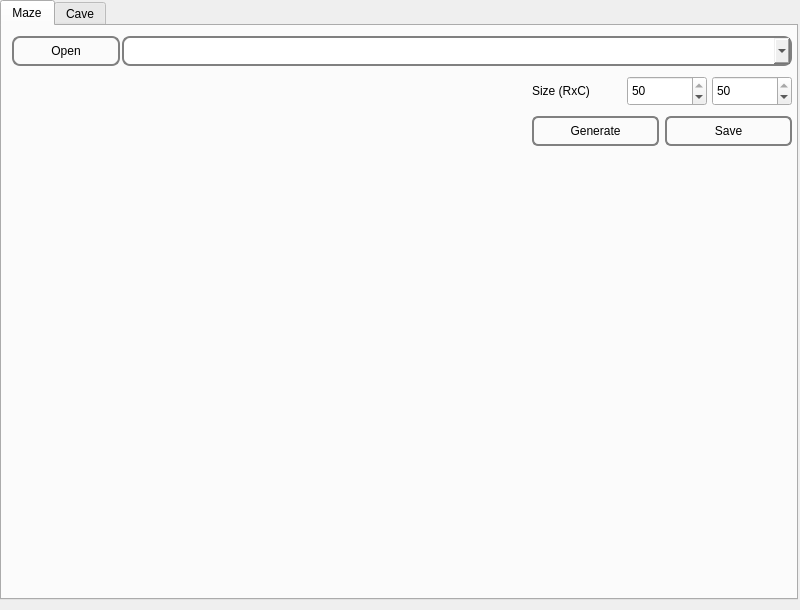
<?xml version="1.0" encoding="UTF-8"?>
<ui version="4.0">
 <class>View</class>
 <widget class="QMainWindow" name="View">
  <property name="geometry">
   <rect>
    <x>0</x>
    <y>0</y>
    <width>800</width>
    <height>610</height>
   </rect>
  </property>
  <property name="sizePolicy">
   <sizepolicy hsizetype="Preferred" vsizetype="Preferred">
    <horstretch>0</horstretch>
    <verstretch>0</verstretch>
   </sizepolicy>
  </property>
  <property name="minimumSize">
   <size>
    <width>800</width>
    <height>610</height>
   </size>
  </property>
  <property name="maximumSize">
   <size>
    <width>800</width>
    <height>610</height>
   </size>
  </property>
  <property name="windowTitle">
   <string>Maze by elidacon, ternesim</string>
  </property>
  <widget class="QWidget" name="centralwidget">
   <property name="minimumSize">
    <size>
     <width>800</width>
     <height>600</height>
    </size>
   </property>
   <property name="maximumSize">
    <size>
     <width>800</width>
     <height>600</height>
    </size>
   </property>
   <widget class="QTabWidget" name="tabWidget">
    <property name="geometry">
     <rect>
      <x>0</x>
      <y>0</y>
      <width>798</width>
      <height>600</height>
     </rect>
    </property>
    <property name="currentIndex">
     <number>0</number>
    </property>
    <widget class="QWidget" name="mazeTab">
     <attribute name="title">
      <string>Maze</string>
     </attribute>
     <widget class="QComboBox" name="mazeFilePath">
      <property name="geometry">
       <rect>
        <x>120</x>
        <y>10</y>
        <width>670</width>
        <height>30</height>
       </rect>
      </property>
      <property name="styleSheet">
       <string notr="true">QComboBox{
   border: 2px solid gray;
  border-radius: 8px;
}</string>
      </property>
      <property name="currentText">
       <string/>
      </property>
     </widget>
     <widget class="scp::MazeWidget" name="mazeWidget" native="true">
      <property name="geometry">
       <rect>
        <x>10</x>
        <y>48</y>
        <width>504</width>
        <height>504</height>
       </rect>
      </property>
     </widget>
     <widget class="QPushButton" name="mazeOpenFile">
      <property name="geometry">
       <rect>
        <x>10</x>
        <y>10</y>
        <width>108</width>
        <height>30</height>
       </rect>
      </property>
      <property name="styleSheet">
       <string notr="true">QPushButton {
   border: 2px solid gray;
  border-radius: 8px;
}</string>
      </property>
      <property name="text">
       <string>Open</string>
      </property>
      <property name="icon">
       <iconset theme="folder-open">
        <normaloff>.</normaloff>.</iconset>
      </property>
      <property name="default">
       <bool>true</bool>
      </property>
     </widget>
     <widget class="QLabel" name="mazeSizeLabel">
      <property name="geometry">
       <rect>
        <x>530</x>
        <y>50</y>
        <width>90</width>
        <height>30</height>
       </rect>
      </property>
      <property name="text">
       <string>Size (RxC)</string>
      </property>
     </widget>
     <widget class="QDoubleSpinBox" name="mazeNumRows">
      <property name="geometry">
       <rect>
        <x>625</x>
        <y>50</y>
        <width>80</width>
        <height>30</height>
       </rect>
      </property>
      <property name="decimals">
       <number>0</number>
      </property>
      <property name="minimum">
       <double>1.000000000000000</double>
      </property>
      <property name="maximum">
       <double>50.000000000000000</double>
      </property>
      <property name="value">
       <double>50.000000000000000</double>
      </property>
     </widget>
     <widget class="QDoubleSpinBox" name="mazeNumCols">
      <property name="geometry">
       <rect>
        <x>710</x>
        <y>50</y>
        <width>80</width>
        <height>30</height>
       </rect>
      </property>
      <property name="decimals">
       <number>0</number>
      </property>
      <property name="minimum">
       <double>1.000000000000000</double>
      </property>
      <property name="maximum">
       <double>50.000000000000000</double>
      </property>
      <property name="value">
       <double>50.000000000000000</double>
      </property>
     </widget>
     <widget class="QPushButton" name="mazeGenerateBtn">
      <property name="geometry">
       <rect>
        <x>530</x>
        <y>90</y>
        <width>127</width>
        <height>30</height>
       </rect>
      </property>
      <property name="styleSheet">
       <string notr="true">QPushButton {
   border: 2px solid gray;
  border-radius: 6px;
}</string>
      </property>
      <property name="text">
       <string>Generate</string>
      </property>
      <property name="icon">
       <iconset theme="system-run">
        <normaloff>.</normaloff>.</iconset>
      </property>
      <property name="default">
       <bool>true</bool>
      </property>
     </widget>
     <widget class="QPushButton" name="mazeSaveBtn">
      <property name="geometry">
       <rect>
        <x>663</x>
        <y>90</y>
        <width>127</width>
        <height>30</height>
       </rect>
      </property>
      <property name="styleSheet">
       <string notr="true">QPushButton {
   border: 2px solid gray;
  border-radius: 6px;
}</string>
      </property>
      <property name="text">
       <string>Save</string>
      </property>
      <property name="icon">
       <iconset theme="document-save">
        <normaloff>.</normaloff>.</iconset>
      </property>
      <property name="default">
       <bool>true</bool>
      </property>
     </widget>
    </widget>
    <widget class="QWidget" name="caveTab">
     <attribute name="title">
      <string>Cave</string>
     </attribute>
     <widget class="QComboBox" name="caveFilePath">
      <property name="geometry">
       <rect>
        <x>120</x>
        <y>10</y>
        <width>670</width>
        <height>30</height>
       </rect>
      </property>
      <property name="styleSheet">
       <string notr="true">QComboBox{
   border: 2px solid gray;
  border-radius: 8px;
}</string>
      </property>
      <property name="currentText">
       <string/>
      </property>
     </widget>
     <widget class="QPushButton" name="caveGenerateBtn">
      <property name="geometry">
       <rect>
        <x>530</x>
        <y>130</y>
        <width>127</width>
        <height>30</height>
       </rect>
      </property>
      <property name="styleSheet">
       <string notr="true">QPushButton {
   border: 2px solid gray;
  border-radius: 6px;
}</string>
      </property>
      <property name="text">
       <string>Generate</string>
      </property>
      <property name="icon">
       <iconset theme="system-run">
        <normaloff>.</normaloff>.</iconset>
      </property>
      <property name="default">
       <bool>true</bool>
      </property>
     </widget>
     <widget class="QPushButton" name="caveSaveBtn">
      <property name="geometry">
       <rect>
        <x>663</x>
        <y>130</y>
        <width>127</width>
        <height>30</height>
       </rect>
      </property>
      <property name="styleSheet">
       <string notr="true">QPushButton {
   border: 2px solid gray;
  border-radius: 6px;
}</string>
      </property>
      <property name="text">
       <string>Save</string>
      </property>
      <property name="icon">
       <iconset theme="document-save">
        <normaloff>.</normaloff>.</iconset>
      </property>
      <property name="default">
       <bool>true</bool>
      </property>
     </widget>
     <widget class="QLabel" name="caveSizeLabel">
      <property name="geometry">
       <rect>
        <x>530</x>
        <y>50</y>
        <width>90</width>
        <height>30</height>
       </rect>
      </property>
      <property name="text">
       <string>Size (RxC)</string>
      </property>
     </widget>
     <widget class="scp::CaveWidget" name="caveWidget" native="true">
      <property name="geometry">
       <rect>
        <x>10</x>
        <y>48</y>
        <width>504</width>
        <height>504</height>
       </rect>
      </property>
     </widget>
     <widget class="QPushButton" name="caveOpenFile">
      <property name="geometry">
       <rect>
        <x>10</x>
        <y>10</y>
        <width>108</width>
        <height>30</height>
       </rect>
      </property>
      <property name="styleSheet">
       <string notr="true">QPushButton {
   border: 2px solid gray;
  border-radius: 8px;
}</string>
      </property>
      <property name="text">
       <string>Open</string>
      </property>
      <property name="icon">
       <iconset theme="folder-open">
        <normaloff>.</normaloff>.</iconset>
      </property>
      <property name="default">
       <bool>true</bool>
      </property>
     </widget>
     <widget class="QDoubleSpinBox" name="caveNumCols">
      <property name="geometry">
       <rect>
        <x>710</x>
        <y>50</y>
        <width>80</width>
        <height>30</height>
       </rect>
      </property>
      <property name="decimals">
       <number>0</number>
      </property>
      <property name="minimum">
       <double>1.000000000000000</double>
      </property>
      <property name="maximum">
       <double>50.000000000000000</double>
      </property>
      <property name="value">
       <double>50.000000000000000</double>
      </property>
     </widget>
     <widget class="QDoubleSpinBox" name="caveNumRows">
      <property name="geometry">
       <rect>
        <x>625</x>
        <y>50</y>
        <width>80</width>
        <height>30</height>
       </rect>
      </property>
      <property name="buttonSymbols">
       <enum>QAbstractSpinBox::UpDownArrows</enum>
      </property>
      <property name="decimals">
       <number>0</number>
      </property>
      <property name="minimum">
       <double>1.000000000000000</double>
      </property>
      <property name="maximum">
       <double>50.000000000000000</double>
      </property>
      <property name="value">
       <double>50.000000000000000</double>
      </property>
     </widget>
     <widget class="scp::ValueSlider" name="caveBirthSlider">
      <property name="geometry">
       <rect>
        <x>630</x>
        <y>210</y>
        <width>160</width>
        <height>20</height>
       </rect>
      </property>
      <property name="maximum">
       <number>7</number>
      </property>
      <property name="orientation">
       <enum>Qt::Horizontal</enum>
      </property>
     </widget>
     <widget class="QLabel" name="caveCellularAutomatonLabel">
      <property name="geometry">
       <rect>
        <x>530</x>
        <y>170</y>
        <width>260</width>
        <height>30</height>
       </rect>
      </property>
      <property name="text">
       <string>Cellular automaton</string>
      </property>
      <property name="alignment">
       <set>Qt::AlignCenter</set>
      </property>
     </widget>
     <widget class="QLabel" name="caveBirthLabel">
      <property name="geometry">
       <rect>
        <x>530</x>
        <y>205</y>
        <width>90</width>
        <height>30</height>
       </rect>
      </property>
      <property name="text">
       <string>Birth</string>
      </property>
     </widget>
     <widget class="QLabel" name="caveDeathLabel">
      <property name="geometry">
       <rect>
        <x>530</x>
        <y>240</y>
        <width>90</width>
        <height>30</height>
       </rect>
      </property>
      <property name="text">
       <string>Death</string>
      </property>
     </widget>
     <widget class="scp::ValueSlider" name="caveDeathSlider">
      <property name="geometry">
       <rect>
        <x>630</x>
        <y>245</y>
        <width>160</width>
        <height>20</height>
       </rect>
      </property>
      <property name="maximum">
       <number>7</number>
      </property>
      <property name="orientation">
       <enum>Qt::Horizontal</enum>
      </property>
     </widget>
     <widget class="QLabel" name="caveChanceLabel">
      <property name="geometry">
       <rect>
        <x>530</x>
        <y>90</y>
        <width>90</width>
        <height>30</height>
       </rect>
      </property>
      <property name="toolTip">
       <string>The probability that a cell is alive at the initialization of a cave</string>
      </property>
      <property name="text">
       <string>Chance</string>
      </property>
     </widget>
     <widget class="QDoubleSpinBox" name="caveChance">
      <property name="geometry">
       <rect>
        <x>625</x>
        <y>90</y>
        <width>80</width>
        <height>30</height>
       </rect>
      </property>
      <property name="buttonSymbols">
       <enum>QAbstractSpinBox::UpDownArrows</enum>
      </property>
      <property name="decimals">
       <number>0</number>
      </property>
      <property name="minimum">
       <double>0.000000000000000</double>
      </property>
      <property name="maximum">
       <double>100.000000000000000</double>
      </property>
      <property name="value">
       <double>50.000000000000000</double>
      </property>
     </widget>
     <widget class="QPushButton" name="caveNextStep">
      <property name="geometry">
       <rect>
        <x>530</x>
        <y>320</y>
        <width>127</width>
        <height>30</height>
       </rect>
      </property>
      <property name="styleSheet">
       <string notr="true">QPushButton {
   border: 2px solid gray;
  border-radius: 6px;
}</string>
      </property>
      <property name="text">
       <string>Next step</string>
      </property>
      <property name="icon">
       <iconset theme="media-skip-forward">
        <normaloff>.</normaloff>.</iconset>
      </property>
      <property name="default">
       <bool>true</bool>
      </property>
     </widget>
     <widget class="QPushButton" name="cavePlay">
      <property name="geometry">
       <rect>
        <x>663</x>
        <y>320</y>
        <width>127</width>
        <height>30</height>
       </rect>
      </property>
      <property name="styleSheet">
       <string notr="true">QPushButton {
   border: 2px solid gray;
  border-radius: 6px;
}</string>
      </property>
      <property name="text">
       <string>Play</string>
      </property>
      <property name="icon">
       <iconset theme="media-playback-start">
        <normaloff>.</normaloff>.</iconset>
      </property>
      <property name="default">
       <bool>true</bool>
      </property>
     </widget>
     <widget class="QLabel" name="caveDelayLabel">
      <property name="geometry">
       <rect>
        <x>530</x>
        <y>275</y>
        <width>90</width>
        <height>30</height>
       </rect>
      </property>
      <property name="toolTip">
       <string>The probability that a cell is alive at the initialization of a cave</string>
      </property>
      <property name="text">
       <string>Delay</string>
      </property>
     </widget>
     <widget class="QDoubleSpinBox" name="caveDelay">
      <property name="geometry">
       <rect>
        <x>630</x>
        <y>275</y>
        <width>80</width>
        <height>30</height>
       </rect>
      </property>
      <property name="buttonSymbols">
       <enum>QAbstractSpinBox::UpDownArrows</enum>
      </property>
      <property name="decimals">
       <number>0</number>
      </property>
      <property name="minimum">
       <double>0.000000000000000</double>
      </property>
      <property name="maximum">
       <double>10000.000000000000000</double>
      </property>
      <property name="value">
       <double>100.000000000000000</double>
      </property>
     </widget>
     <widget class="QLabel" name="caveDelayMSLabel">
      <property name="geometry">
       <rect>
        <x>720</x>
        <y>275</y>
        <width>60</width>
        <height>30</height>
       </rect>
      </property>
      <property name="toolTip">
       <string>The probability that a cell is alive at the initialization of a cave</string>
      </property>
      <property name="text">
       <string>ms</string>
      </property>
     </widget>
    </widget>
   </widget>
  </widget>
 </widget>
 <customwidgets>
  <customwidget>
   <class>scp::MazeWidget</class>
   <extends>QWidget</extends>
   <header>./view/scp_maze_widget.h</header>
   <container>1</container>
  </customwidget>
  <customwidget>
   <class>scp::ValueSlider</class>
   <extends>QSlider</extends>
   <header>./view/scp_value_slider.h</header>
  </customwidget>
  <customwidget>
   <class>scp::CaveWidget</class>
   <extends>QWidget</extends>
   <header>./view/scp_cave_widget.h</header>
   <container>1</container>
  </customwidget>
 </customwidgets>
 <tabstops>
  <tabstop>mazeFilePath</tabstop>
  <tabstop>mazeOpenFile</tabstop>
 </tabstops>
 <resources/>
 <connections/>
</ui>
